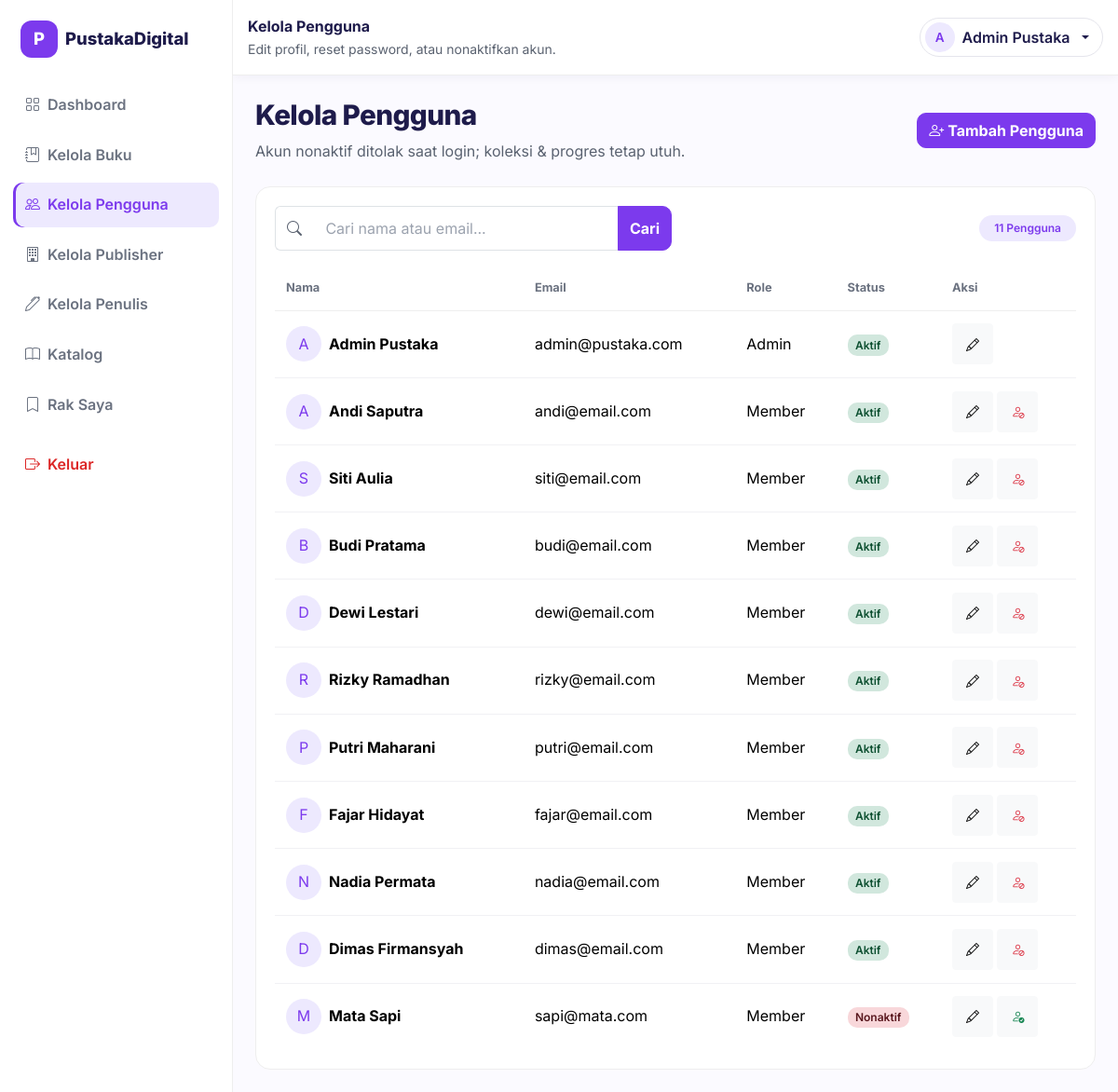
Page /public/admin/users.php (signed in) on the committed database.
### tables this page shows
CREATE TABLE `users` (
  `user_id` int UNSIGNED NOT NULL,
  `email` varchar(100) NOT NULL,
  `password_hash` varchar(255) NOT NULL,
  `display_name` varchar(100) NOT NULL,
  `role` enum('admin','member') NOT NULL DEFAULT 'member',
  `is_active` tinyint(1) NOT NULL DEFAULT '1',
  `created_at` timestamp NOT NULL DEFAULT CURRENT_TIMESTAMP
);

### includes/db.php (called while the page is built, shortened)
<?php
require_once __DIR__ . '/config.php';
try {
    $koneksi = new mysqli(DB_HOST, DB_USER, DB_PASS, DB_NAME);
    $koneksi->set_charset('utf8mb4');
} catch (mysqli_sql_exception $e) {
    http_response_code(500);
    exit('Koneksi database gagal. Impor database/optl_pustaka.sql lewat phpMyAdmin lalu cek includes/config.php.');
}
function q(string $sql, array $params = []): mysqli_stmt
{
    global $koneksi;
    $stmt = $koneksi->prepare($sql);
    if ($params) {
        $stmt->bind_param(str_repeat('s', count($params)), ...$params);
    }
    $stmt->execute();
    return $stmt;
}
function rows(string $sql, array $params = []): array
{
    return q($sql, $params)->get_result()->fetch_all(MYSQLI_ASSOC);
}
function row(string $sql, array $params = []): ?array
{
    return q($sql, $params)->get_result()->fetch_assoc() ?: null;
}
function e(mixed $nilai): string
{
    return htmlspecialchars((string) $nilai, ENT_QUOTES, 'UTF-8');
}

### includes/auth_guard.php (called while the page is built, shortened)
<?php
require_once __DIR__ . '/db.php';
function akun(): ?array
{
    static $akun = false;
    if ($akun !== false) {
        return $akun;
    }
    $id = $_SESSION['user_id'] ?? null;
    $user = row(
        'SELECT user_id AS id, display_name AS nama, email, role, is_active
         FROM users WHERE user_id = ?',
        [$id]
    );
    return $akun = $user;
}
function wajib_login(): void
{
    if (!akun()) {
        header('Location: ' . url('login.php?next=' . urlencode(url_sekarang())));
        exit;
    }
}
function wajib_admin(): void
{
    wajib_login();
}

### includes/config.php (called while the page is built, shortened)
<?php
function url(string $path = ''): string
{
    return BASE_URL . '/' . ltrim($path, '/');
}

### public/admin/users.php (the view, shortened to what this page needs)
<?php
require __DIR__ . '/../../includes/auth_guard.php';
wajib_admin();
$q = trim(is_string($_GET['q'] ?? null) ? $_GET['q'] : '');
$sql = 'SELECT * FROM users';
$params = [];
$sql .= ' ORDER BY user_id';
$users = rows($sql, $params);
require __DIR__ . '/../../includes/partials/head.php';
require __DIR__ . '/../../includes/partials/sidebar.php';
?>
<div class="main-with-sidebar">
    <?php
    $judulTopbar = 'Kelola Pengguna';
    $subTopbar = 'Edit profil, reset password, atau nonaktifkan akun.';
    require __DIR__ . '/../../includes/partials/app_topbar.php';
    ?>
    <main class="container-fluid p-3 p-lg-4">
        <div class="d-flex flex-wrap justify-content-between align-items-center mb-4 gap-2">
            <div>
                <h1 class="page-title page-title-sm">Kelola Pengguna</h1>
                <p class="text-secondary mb-0">Akun nonaktif ditolak saat login; koleksi & progres tetap utuh.</p>
            </div>
            <a class="btn btn-ungu" href="<?= url('admin/users.php?tambah=1') ?>">
                <i class="bi bi-person-plus me-1" aria-hidden="true"></i>Tambah Pengguna
            </a>
        </div>
        <div class="table-card">
            <form method="get" action="<?= url('admin/users.php') ?>" class="row g-2 align-items-center mb-3">
                <div class="col-md-8 col-lg-6">
                    <div class="input-group">
                        <span class="input-group-text bg-white border-end-0">
                            <i class="bi bi-search text-secondary" aria-hidden="true"></i>
                        </span>
                        <input id="cariUserAdmin" name="q" type="search" class="form-control border-start-0"
                            placeholder="Cari nama atau email..." aria-label="Cari pengguna" value="<?= e($q) ?>">
                        <button class="btn btn-ungu" type="submit">Cari</button>
                    </div>
                </div>
                <div class="col-md-4 col-lg-6 text-md-end">
                    <span id="jumlahUserAdmin" class="badge bg-ungu-muda text-ungu rounded-pill px-3 py-2"
                        aria-live="polite"><?= count($users) ?> Pengguna</span>
                </div>
            </form>
            <div class="table-responsive">
                <table class="table align-middle">
                    <thead>
                        <tr>
                            <th scope="col">Nama</th>
                            <th scope="col">Email</th>
                            <th scope="col">Role</th>
                            <th scope="col">Status</th>
                            <th scope="col">Aksi</th>
                        </tr>
                    </thead>
                    <tbody id="tabelUserAdmin">
                        <?php foreach ($users as $u): ?>
                            <tr class="baris-user">
                                <td>
                                    <div class="d-flex align-items-center gap-2">
                                        <span class="avatar" aria-hidden="true"><?= e(mb_strtoupper(mb_substr($u['display_name'], 0, 1))) ?></span>
                                        <b><?= e($u['display_name']) ?></b>
                                    </div>
                                </td>
                                <td><?= e($u['email']) ?></td>
                                <td><?= e(ucfirst($u['role'])) ?></td>
                                <td>
                                    <?php if ((int) $u['is_active'] === 1): ?>
                                        <span class="badge bg-success-subtle text-success">Aktif</span>
                                    <?php else: ?>
                                        <span class="badge bg-danger-subtle text-danger">Nonaktif</span>
                                    <?php endif; ?>
                                </td>
                                <td class="text-nowrap">
                                    <a class="btn btn-sm btn-light" title="Edit" aria-label="Edit <?= e($u['display_name']) ?>"
                                        href="<?= url('admin/users.php?edit=' . (int) $u['user_id']) ?>">
                                        <i class="bi bi-pencil" aria-hidden="true"></i>
                                    </a>
                                    <?php if ((int) $u['user_id'] !== (int) akun()['id']): ?>
                                        <form method="post" action="<?= url('admin/users.php') ?>" class="d-inline">
                                            <button type="button" class="btn btn-sm btn-light <?= (int) $u['is_active'] === 1 ? 'text-danger' : 'text-success' ?>"
                                                title="<?= (int) $u['is_active'] === 1 ? 'Nonaktifkan' : 'Aktifkan' ?>"
                                                aria-label="<?= (int) $u['is_active'] === 1 ? 'Nonaktifkan' : 'Aktifkan' ?> <?= e($u['display_name']) ?>"
                                                data-nama="<?= e($u['display_name']) ?>" data-ke="<?= (int) $u['is_active'] === 1 ? 0 : 1 ?>"
                                                onclick="toggleUser(this)">
                                                <i class="bi bi-<?= (int) $u['is_active'] === 1 ? 'person-slash' : 'person-check' ?>" aria-hidden="true"></i>
                                            </button>
                                        </form>
                                    <?php endif; ?>
                                </td>
                            </tr>
                        <?php endforeach; ?>
                    </tbody>
                </table>
            </div>
        </div>
    </main>
</div>
</body>
</html>

### includes/partials/app_topbar.php (shortened to what this page needs)
<?php
$user = akun();
?>
<header class="topbar p-3">
    <div class="d-flex align-items-center gap-3">
        <div>
            <b class="topbar-title"><?= e($judulTopbar ?? '') ?></b>
            <div class="small text-secondary topbar-sub"><?= e($subTopbar ?? '') ?></div>
        </div>
        <div class="ms-auto d-flex align-items-center gap-2">
            <div class="dropdown">
                <button type="button" class="btn btn-akun dropdown-toggle" data-bs-toggle="dropdown"
                    aria-expanded="false" aria-label="Menu akun <?= e($user['nama']) ?>">
                    <span class="avatar" aria-hidden="true"><?= e(mb_strtoupper(mb_substr($user['nama'], 0, 1))) ?></span>
                    <span class="nama-akun"><?= e($user['nama']) ?></span>
                </button>
            </div>
        </div>
    </div>
</header>

### public/assets/css/root.css (style rules this page uses)
:root { --ungu: #7C3AED; --ungu-muda: #EDE9FE; --merah: #EF4444; --biru: #0EA5E9; --gelap: #1E1B4B; --abu: #6B7280; --bg: #FBFAFF; --biru-muda: #E0F2FE; --merah-muda: #FEE2E2; --biru-tua: #0369A1; --merah-tua: #DC2626; --hijau-tua: #15803D; --surface-mati: #EAEAF0; --bs-secondary-rgb: 90, 98, 112; --radius-sm: 10px; --radius: 12px; --radius-lg: 16px; --radius-pill: 999px; --shadow-sm: 0 2px 10px rgba(30, 27, 75, .05); --shadow: 0 8px 24px rgba(30, 27, 75, .08); --shadow-lg: 0 16px 40px rgba(30, 27, 75, .13); --ring: 0 0 0 3px rgba(124, 58, 237, .16); --transition: .2s ease; }
* { box-sizing: border-box; }
html { scroll-padding-top: 84px; }
body { font-family: Inter, system-ui, -apple-system, "Segoe UI", sans-serif; background: var(--bg); color: var(--gelap); font-size: 1rem; line-height: 1.6; -webkit-font-smoothing: antialiased; }
h1, h2, h3, h4, h5, h6 { letter-spacing: -.02em; line-height: 1.25; }
h1, h2, h3 { text-wrap: balance; }
a { text-decoration: none; }
.navbar .btn-akun, .topbar .btn-akun { display: inline-flex; align-items: center; gap: .5rem; padding: .25rem .9rem .25rem .3rem; border: 1px solid #E5E5EC; border-radius: var(--radius-pill); background: #fff; color: var(--gelap); font-weight: 600; }
.navbar .btn-akun .avatar, .topbar .btn-akun .avatar { width: 32px; height: 32px; flex: 0 0 32px; font-size: .85rem; }
.navbar .btn-akun .nama-akun, .topbar .btn-akun .nama-akun { max-width: 9rem; overflow: hidden; text-overflow: ellipsis; white-space: nowrap; }
.btn { display: inline-flex; align-items: center; justify-content: center; transition: background-color var(--transition), border-color var(--transition), color var(--transition), box-shadow var(--transition), transform .1s ease; }
.btn-ungu { background: var(--ungu); border-color: var(--ungu); color: #fff; font-weight: 700; border-radius: var(--radius-sm); }
.text-ungu { color: var(--ungu) !important; }
.bg-ungu-muda { background: var(--ungu-muda) !important; }
.page-title { font-weight: 800; color: var(--gelap); }
h1.page-title { font-size: clamp(1.5rem, 1.15rem + 1.5vw, 2.5rem); }
h1.page-title-sm { font-size: clamp(1.35rem, 1.12rem + .98vw, 2rem); }
.form-control, .form-select { border-radius: var(--radius-sm); padding: .7rem .9rem; }
.form-control::placeholder { color: #9CA3AF; }
.main-with-sidebar { margin-left: 250px; min-height: 100vh; }
.topbar { position: sticky; top: 0; z-index: 1020; background: #fff; border-bottom: 1px solid #eee; box-shadow: var(--shadow-sm); }
.topbar .topbar-title { display: block; white-space: nowrap; overflow: hidden; text-overflow: ellipsis; }
.avatar { width: 38px; height: 38px; flex: 0 0 38px; border-radius: var(--radius-pill); background: var(--ungu-muda); color: var(--ungu); display: inline-flex; align-items: center; justify-content: center; }
.table-card { background: #fff; border: 1px solid #eee; border-radius: var(--radius-lg); padding: 20px; }
.table { margin-bottom: 0; }
.table > :not(caption) > * > * { padding: .85rem .75rem; }
.table thead th { color: var(--abu); font-size: .8rem; font-weight: 700; white-space: nowrap; border-bottom: 1px solid #eee; }
.table tbody td { border-bottom-color: #F1F1F4; }
.table > tbody > tr > * { transition: background-color var(--transition); }
.table > tbody > tr:last-child > * { border-bottom: 0; }
.table .btn { flex: 0 0 auto; min-width: 44px; min-height: 44px; }
.badge { font-weight: 600; border-radius: var(--radius-sm); padding: .42em .7em; }
.badge.bg-success-subtle { color: #0F5132 !important; }
.badge.bg-danger-subtle { color: #58151C !important; }

### rows in the picture
users: display_name "A", display_name "Admin Pustaka", email "admin@pustaka.com", role "Admin", is_active "Aktif"
users: display_name "A", display_name "Andi Saputra", email "andi@email.com", role "Member", is_active "Aktif"
users: display_name "S", display_name "Siti Aulia", email "siti@email.com", role "Member", is_active "Aktif"
users: display_name "B", display_name "Budi Pratama", email "budi@email.com", role "Member", is_active "Aktif"
users: display_name "D", display_name "Dewi Lestari", email "dewi@email.com", role "Member", is_active "Aktif"
users: display_name "R", display_name "Rizky Ramadhan", email "rizky@email.com", role "Member", is_active "Aktif"
users: display_name "P", display_name "Putri Maharani", email "putri@email.com", role "Member", is_active "Aktif"
users: display_name "F", display_name "Fajar Hidayat", email "fajar@email.com", role "Member", is_active "Aktif"
users: display_name "N", display_name "Nadia Permata", email "nadia@email.com", role "Member", is_active "Aktif"
users: display_name "D", display_name "Dimas Firmansyah", email "dimas@email.com", role "Member", is_active "Aktif"
users: display_name "M", display_name "Mata Sapi", email "sapi@mata.com", role "Member", is_active "Nonaktif"

### other values in the picture
$judulTopbar "Kelola Pengguna"
$subTopbar "Edit profil, reset password, atau nonaktifkan akun."
count($users) "11"
